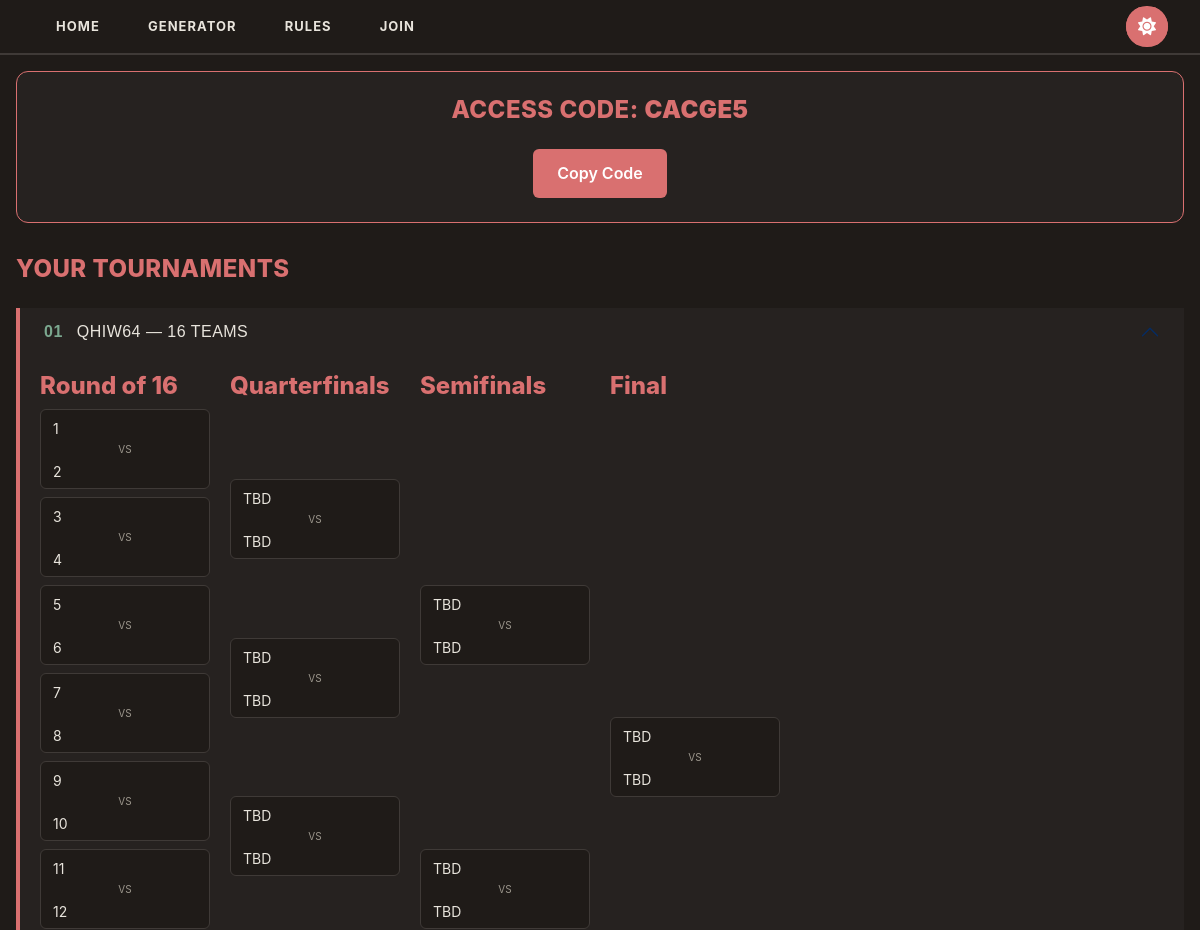
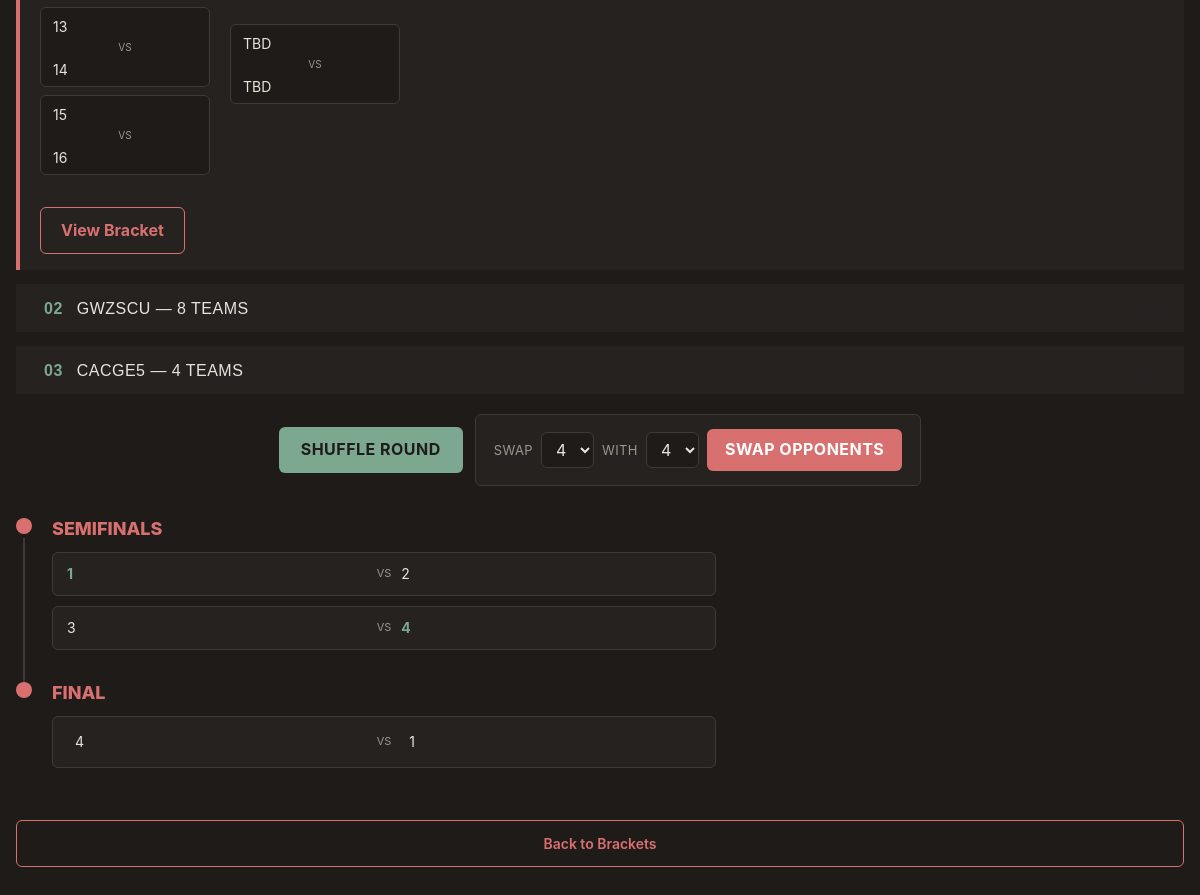
The page /bracket/created/CACGE5 on the database as committed earlier (2 pictures, top to bottom).
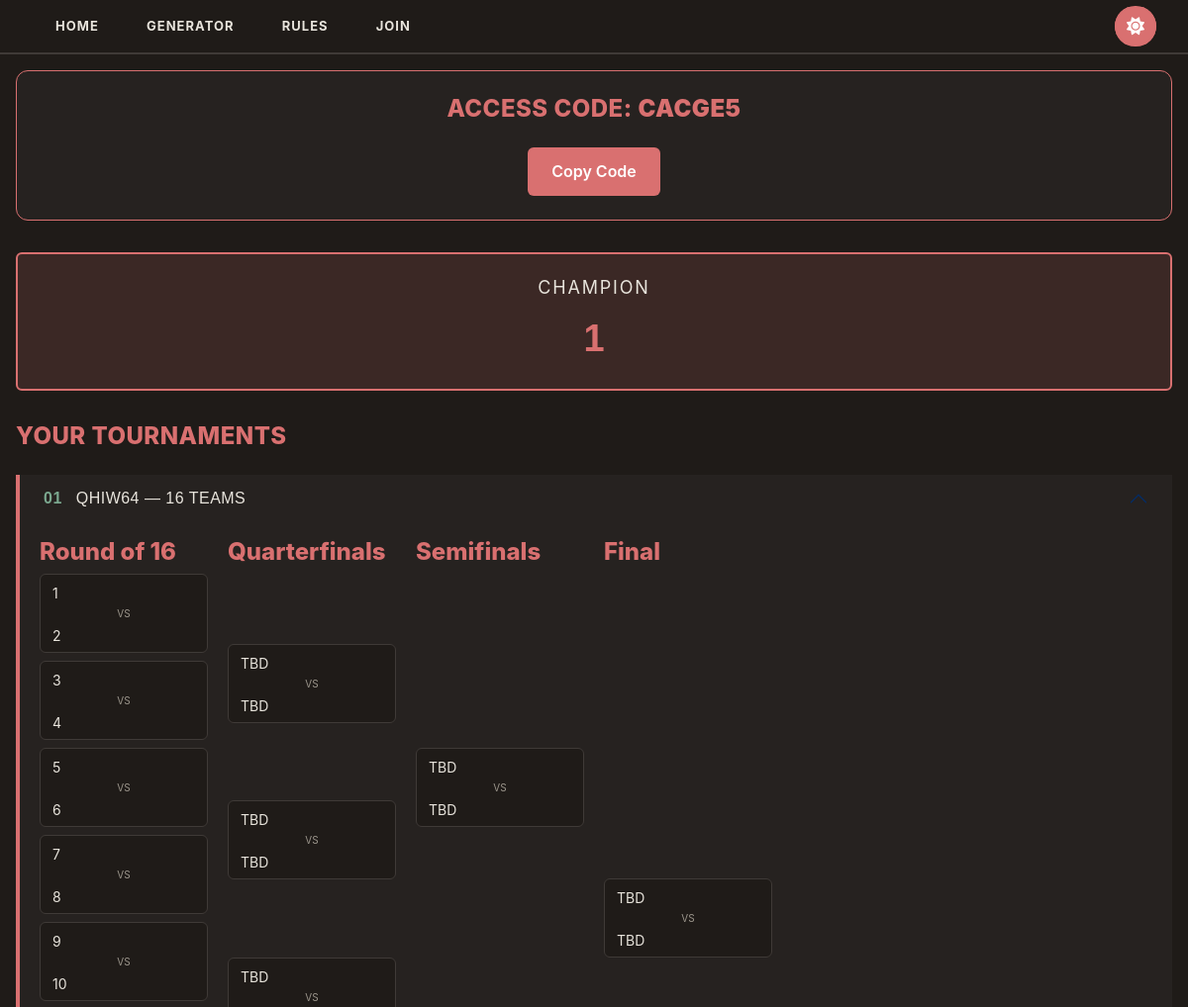
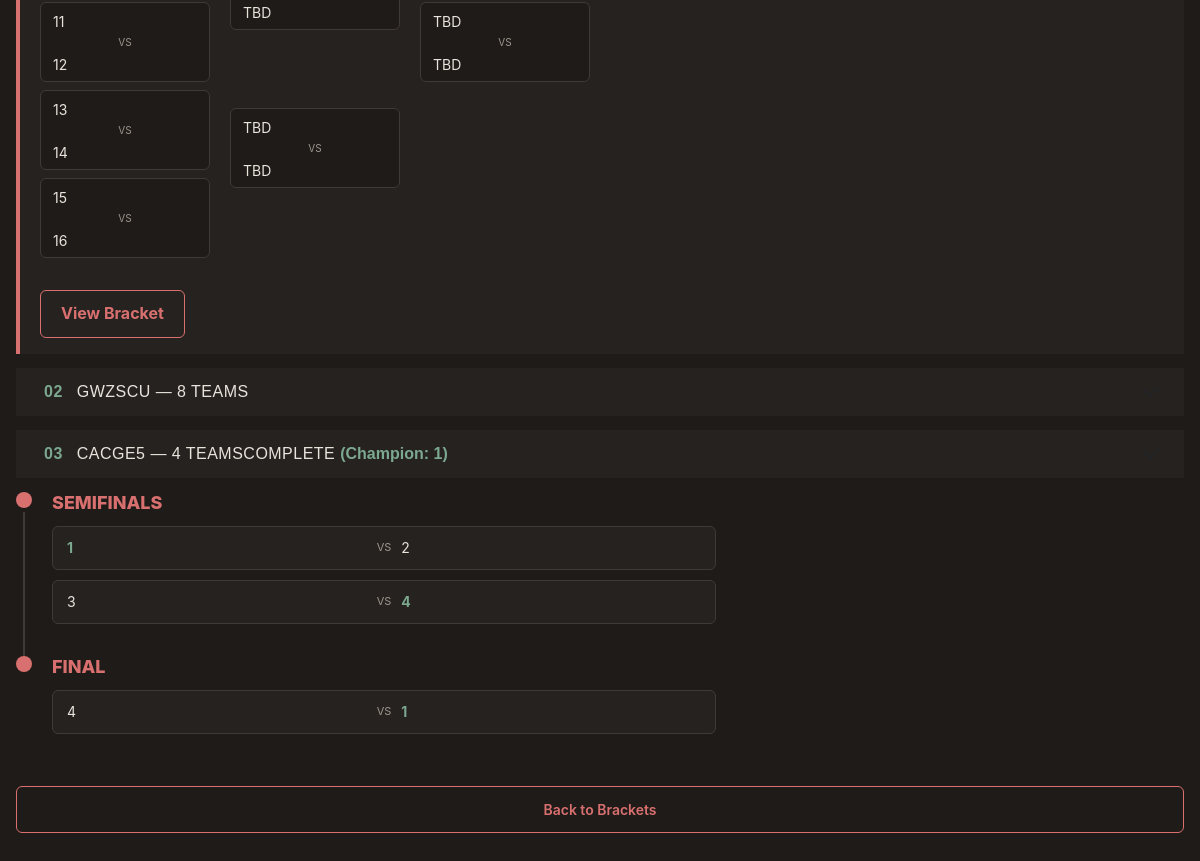
The same page on the database as committed later (2 pictures, top to bottom).
### app.py (models this page shows)
class Bracket(db.Model):
    __tablename__ = 'teams'
    id = db.Column(db.Integer, primary_key=True)
    name = db.Column(db.String(100), nullable=False)
    seed = db.Column(db.Integer, nullable=False)
    access_code = db.Column(db.String(6), nullable=True)

class Match(db.Model):
    __tablename__ = 'matches'
    id = db.Column(db.Integer, primary_key=True)
    access_code = db.Column(db.String(6), nullable=False)
    round = db.Column(db.Integer, nullable=False)
    match_index = db.Column(db.Integer, nullable=False)
    team1_id = db.Column(db.Integer, db.ForeignKey('teams.id'), nullable=True)
    team2_id = db.Column(db.Integer, db.ForeignKey('teams.id'), nullable=True)
    winner_id = db.Column(db.Integer, db.ForeignKey('teams.id'), nullable=True)
    team1 = db.relationship('Bracket', foreign_keys=[team1_id])
    team2 = db.relationship('Bracket', foreign_keys=[team2_id])
    winner = db.relationship('Bracket', foreign_keys=[winner_id])

### app.py (the view)
@app.route('/bracket/created/<code>')
def bracket_created(code):
    ctx = get_bracket_context(code)
    if ctx is None:
        flash('Bracket not found', 'error')
        return redirect(url_for('join_bracket'))
    return render_template(
        'bracket.html',
        teams=ctx["teams"],
        rounds=ctx["rounds"],
        num_teams=ctx["num_teams"],
        allowed_sizes=ALLOWED_SIZES,
        final_match=ctx["final_match"],
        pending_teams=ctx["pending_teams"],
        reshuffle_round=ctx["reshuffle_round"],
        code=ctx["code"],
        is_creator=True,
        tournaments=get_all_tournaments()
    )

### app.py (called while the page is built)
def round_label(round_num, total_rounds, num_teams):
    if round_num == total_rounds:
        return "Final"
    if round_num == total_rounds - 1:
        return "Semifinals"
    if round_num == total_rounds - 2:
        return "Quarterfinals"
    participants = num_teams // (2 ** (round_num - 1))
    return f"Round of {participants}"

### templates/bracket.html (shortened to what this page needs)
{% extends 'base.html' %}
{% block content %}
{% if code %}
<div class="code-badge">
    <h2>Access Code: <strong>{{ code }}</strong></h2>
    <button onclick="navigator.clipboard.writeText('{{ code }}')">Copy Code</button>
</div>
{% endif %}
{% if final_match and final_match.winner_id %}
<div class="champion-banner">
    <span class="champion-label">Champion</span>
    <span class="champion-name">{{ final_match.winner.name }}</span>
</div>
{% endif %}
{% if tournaments %}
<h2>Your Tournaments</h2>
<div class="accordion accordion-v2" id="tournamentAccordion">
    {% for t in tournaments %}
    <div class="accordion-item">
        <h2 class="accordion-header">
            <button class="accordion-button {% if not loop.first %}collapsed{% endif %}" type="button" data-num="{{ '%02d' % loop.index }}" data-bs-toggle="collapse" data-bs-target="#tournament-{{ t.code }}" aria-expanded="{% if loop.first %}true{% else %}false{% endif %}"  aria-controls="tournament-{{ t.code }}">
                {{ t.code }}&nbsp;&mdash;&nbsp;{{ t.num_teams }} teams
                {% if t.is_complete %}
                <span class="tournament-status complete">Complete</span>
                    &nbsp;<span class="tournament-champion-tag">(Champion: {{ t.final_match.winner.name }})</span>
                {% endif %}
            </button>
        </h2>
        <div id="tournament-{{ t.code }}" class="accordion-collapse collapse {% if loop.first %}show{% endif %}" data-bs-parent="#tournamentAccordion">
            <div class="accordion-body">
                <div class="tournament-preview">
                    {% for round in t.rounds %}
                    <div class="round-preview">
                        <h4>{{ round.label }}</h4>
                        <div class="round-matches">
                            {% for match in round.matches %}
                            <div class="match-preview">
                                <span class="match-team">{{ match.team1.name if match.team1_id else 'TBD' }}</span>
                                <span class="match-vs">vs</span>
                                <span class="match-team">{{ match.team2.name if match.team2_id else 'TBD' }}</span>
                            </div>
                            {% endfor %}
                        </div>
                    </div>
                    {% endfor %}
                </div>
                <a href="{{ url_for('bracket_created', code=t.code) }}" class="preview-view-btn">View Bracket</a>
            </div>
        </div>
    </div>
    {% endfor %}
</div>
{% endif %}
{% if pending_teams or reshuffle_round %}
<div class="bracket-actions">
    {% if reshuffle_round %}
    <form action="{{ url_for('reshuffle', code=code) }}" method="POST" class="reshuffle-form" data-confirm="Shuffle the matchups for this round?">
        <button type="submit" class="reshuffle-btn">Shuffle Round</button>
    </form>
    {% endif %}
    {% if pending_teams %}
    <form action="{{ url_for('swap_teams', code=code) }}" method="POST" class="swap-form" data-confirm="Are you sure you want to swap these two teams' opponents?">
        <label for="team_a">Swap</label>
        <select id="team_a" name="team_a" required>
            {% for team in pending_teams %}
            <option value="{{ team.id }}">{{ team.name }}</option>
            {% endfor %}
        </select>
        <label for="team_b">with</label>
        <select id="team_b" name="team_b" required>
            {% for team in pending_teams %}
            <option value="{{ team.id }}">{{ team.name }}</option>
            {% endfor %}
        </select>
        <button type="submit" class="swap-btn">Swap Opponents</button>
    </form>
    {% endif %}
</div>
{% endif %}
{% if rounds %}
<div class="bracket-timeline">
{% for round in rounds %}
<div class="timeline-round">
    <div class="timeline-marker">
        <span class="timeline-dot"></span>
        {% if not loop.last %}<span class="timeline-line"></span>{% endif %}
    </div>
    <div class="timeline-content">
        <h3>{{ round.label }}</h3>
        <div class="timeline-matches">
        {% for match in round.matches %}
        <div class="timeline-match">
            {% if match.team1_id %}
                {% if match.winner_id %}
                    <span class="timeline-team {% if match.winner_id == match.team1_id %}winner{% endif %}">{{ match.team1.name }}</span>
                {% else %}
                    <form action="{{ url_for('declare_winner', match_id=match.id, winner_id=match.team1_id, code=code) }}" method="POST" class="timeline-team-form">
                        <button type="submit" class="timeline-team timeline-team-button">{{ match.team1.name }}</button>
                    </form>
                {% endif %}
            {% else %}
                <span class="timeline-team timeline-team-tbd">TBD</span>
            {% endif %}
            <span class="timeline-vs">vs</span>
            {% if match.team2_id %}
                {% if match.winner_id %}
                    <span class="timeline-team {% if match.winner_id == match.team2_id %}winner{% endif %}">{{ match.team2.name }}</span>
                {% else %}
                    <form action="{{ url_for('declare_winner', match_id=match.id, winner_id=match.team2_id, code=code) }}" method="POST" class="timeline-team-form">
                        <button type="submit" class="timeline-team timeline-team-button">{{ match.team2.name }}</button>
                    </form>
                {% endif %}
            {% else %}
                <span class="timeline-team timeline-team-tbd">TBD</span>
            {% endif %}
        </div>
        {% endfor %}
        </div>
    </div>
</div>
{% endfor %}
</div>
{% endif %}
<div class="bracket-actions">
        <a href="{{ url_for('bracket')}}" class="btn btn-secondary">Back to Brackets</a>
    </div>
{% endblock %}

### templates/base.html (shortened to what this page needs)
<!DOCTYPE html>
<html lang="en">
<head>
    <link href="https://cdn.jsdelivr.net/npm/bootstrap@5.3.8/dist/css/bootstrap.min.css" rel="stylesheet">
    <link rel="stylesheet" href="https://cdnjs.cloudflare.com/ajax/libs/font-awesome/6.4.0/css/all.min.css">
    <link rel="stylesheet" href="{{ url_for('static', filename='style.css') }}">
</head>
<body>
    <nav>
        <ul class="nav-links">
            <li><a href="{{ url_for( 'index' )}}"{% if request.endpoint == 'index' %} class="active"{% endif %}>Home</a></li>
            <li><a href="{{ url_for('bracket')}}"{% if request.endpoint == 'bracket' %} class="active"{% endif %}>Generator</a></li>
            <li><a href="{{ url_for('rules')}}"{% if request.endpoint == 'rules' %} class="active"{% endif %}>Rules</a></li>
            <li><a href="{{ url_for('join_bracket')}}"{% if request.endpoint == 'join_bracket' %} class="active"{% endif %}>Join</a></li>
        </ul>
        <div class="theme-button-wrapper" id="theme-toggle">
           <button class="theme-icon-btn" id="icon-btn" onclick="toggleExpand()">
                <i class="fa-solid fa-sun"></i>
            </button>
        </div>
    </nav>
    <div class="container">
    {% block content %}
    {% endblock %}
    </div>
</body>
</html>

Rows that differ between the two databases and show on the page:
shown differently, row unchanged: Bracket "CACGE5": winner.name (not shown) → "1"; final_match.winner.name (not shown) → "1"
changed Match (number 18 of 18 on the later page): winner_id empty → 1 (drawn)
Other text that changed with them:
form field team_a: "4" → (not shown)
form field team_b: "4" → (not shown)
text no longer shown: "SHUFFLE ROUND SWAP WITH SWAP OPPONENTS"
text now shown: "CHAMPION"
list line gone: "4 1"
new list line: "4 1"
